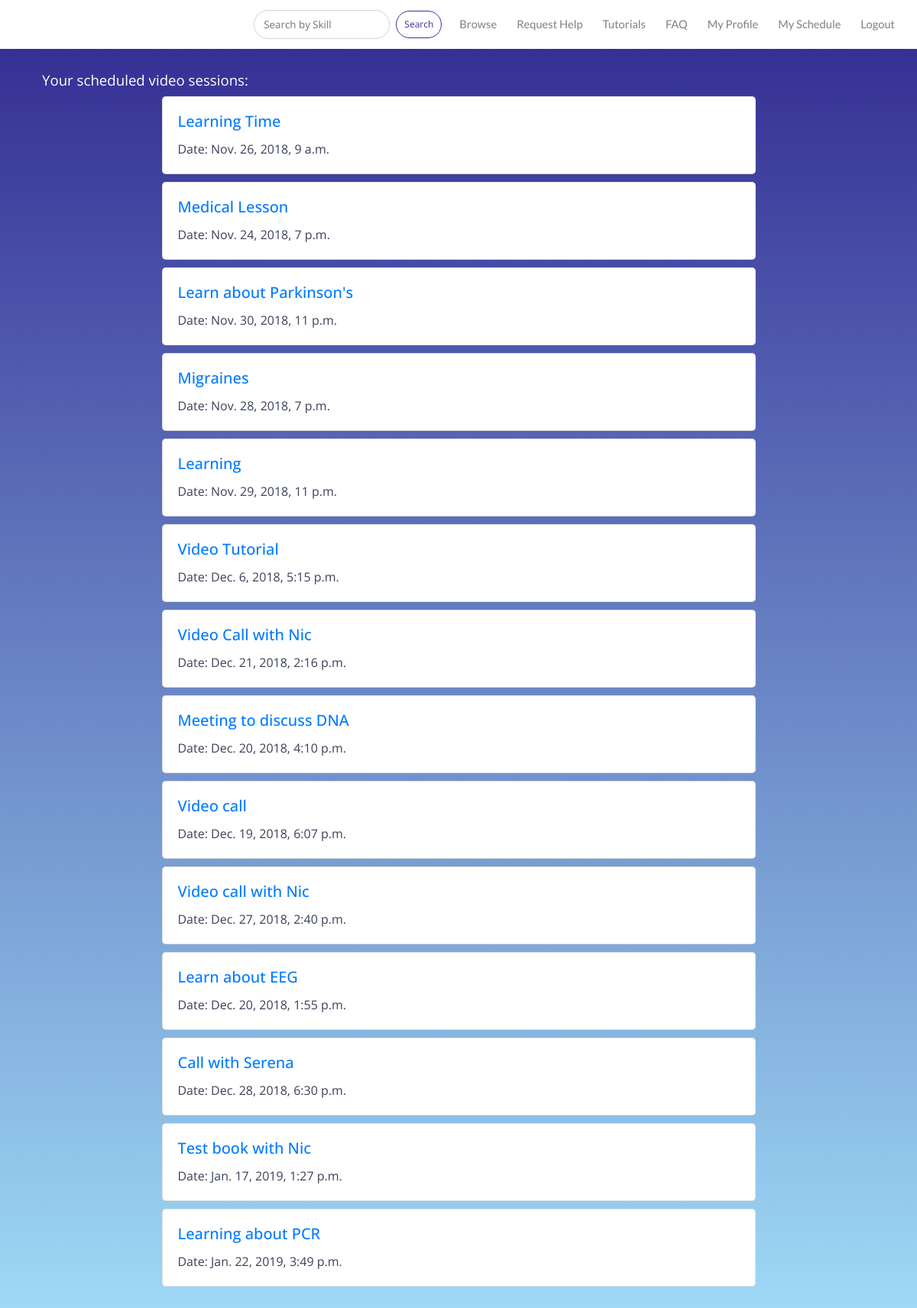
Screenshot of /booking/ (signed in) with the database file from the repository.
### booking/models.py (models this page shows, shortened)
class Booking(models.Model):
    user = models.ForeignKey(CustomUser, null=True, default='', on_delete=models.CASCADE)
    expert = models.ForeignKey(CustomUser, null=True, default='',on_delete=models.CASCADE, related_name='bookings')
    title = models.CharField(max_length=200, default='e.g. Advice on statistics', null=True)
    start_time = models.DateTimeField('Start time', null=True)
    end_time = models.DateTimeField('End time', null=True)
    notes = models.TextField('Notes', blank=True, null=True)
    is_confirmed = models.BooleanField(blank=True, default=False)
    is_tutorial = models.BooleanField(blank=True, default=False)
    description = models.TextField('Description', blank=True, null=True)
    class Meta:
        verbose_name = 'Booking'
        verbose_name_plural = 'Bookings'

### booking/views.py (the view)
# urls.py: path('booking/', views.BookingListView.as_view(), name="booking_list"),
class BookingListView(ListView):
    model = Booking
    context_object_name = 'booking_list'
    def get_queryset(self):
        bookings = Booking.objects.filter(user=self.request.user)
        return bookings

### booking/templates/booking/booking_list.html
{% extends 'layout.html' %}
{% load static %}
{% block content %}
<div class="container-fluid booking">
<div class='container booking_list'>
{% if user.bookings.all or user.booking_set.all %}
<div class="container" id="booking_form_text"><h3 class="video_sessions">Your scheduled video sessions:</h3></div>
{% for booking in user.bookings.all %}
    <div class="container card booking_list">
        <h5 class="card-title"><a href="{% url 'booking:booking_detail' pk=booking.pk %}">{{ booking.title }}</a></h5>
        <p class="card-text">Date: {{booking.start_time}}</p>
    </div>
{% endfor %}
{% for booking in user.booking_set.all %}
       <div class="container card booking_list">
        <h5 class="card-title"><a href="{% url 'booking:booking_detail' pk=booking.pk %}">{{ booking.title }}</a></h5>
        <p class="card-text">Date: {{booking.start_time}}</p>
    </div>
{% endfor %}
</div>
{% else %}
<div class="container" id="booking_form_text"><h3 class="video_sessions">You have no scheduled video sessions.</h3></div>
{% endif %}
    </div>
{% endblock %}

### static/css/layout.css (style rules this page uses)
a { color: #6e75a8; text-decoration: none; }
p { color:#3a405a; }
body { background-image: url(scipertise_background_dark.jpg); background-size: cover; background-repeat:no-repeat; }
div.container.card { display: flex; padding: 20px; border-radius: 5px; margin: 20px auto; }
div.container.card.booking_list { width: 70%; margin: 10 auto; }
h3.video_sessions { color: white; font-family: 'Open Sans', sans-serif; font-weight: 400; font-size: 14pt; }
h5.card-title { font-family: 'Open Sans', sans-serif; }
p.card-text { font-family: 'Open Sans', sans-serif; }
div.container-fluid.booking { background-color:#363095; background-image: linear-gradient(to bottom, #363095, #a0def8); height: 100%; margin: 0 auto; overflow-y:scroll; color: #3a405a; }
div#booking_form_text.container { text-align: left; padding: 30px 10px 0px 10px; }
a { color: #6e75a8; }

### rows the page displays
Booking: title "Learning Time", start_time "Nov. 26, 2018, 9 a.m."
Booking: title "Medical Lesson", start_time "Nov. 24, 2018, 7 p.m."
Booking: title "Learn about Parkinson's", start_time "Nov. 30, 2018, 11 p.m."
Booking: title "Migraines", start_time "Nov. 28, 2018, 7 p.m."
Booking: title "Learning", start_time "Nov. 29, 2018, 11 p.m."
Booking: title "Video Tutorial", start_time "Dec. 6, 2018, 5:15 p.m."
Booking: title "Video Call with Nic", start_time "Dec. 21, 2018, 2:16 p.m."
Booking: title "Meeting to discuss DNA", start_time "Dec. 20, 2018, 4:10 p.m."
Booking: title "Video call", start_time "Dec. 19, 2018, 6:07 p.m."
Booking: title "Video call with Nic", start_time "Dec. 27, 2018, 2:40 p.m."
Booking: title "Learn about EEG", start_time "Dec. 20, 2018, 1:55 p.m."
Booking: title "Call with Serena", start_time "Dec. 28, 2018, 6:30 p.m."
Booking: title "Test book with Nic", start_time "Jan. 17, 2019, 1:27 p.m."
Booking: title "Learning about PCR", start_time "Jan. 22, 2019, 3:49 p.m."
